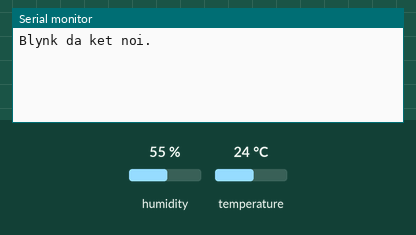
The program below on a simulated ESP32. Shown: the last lines printed to the serial monitor. The inputs (shaded band) are chosen by the test bench; at power-on: humidity 55 %, temperature 24 °C. WiFi joins after 1.5 s; servers stay silent unless stated.

Above: at 3.5 s.
3.6 s: humidity set to 22 %
At 5.3 s:
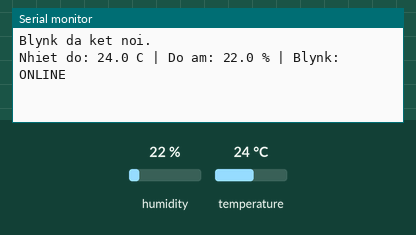
7.8 s: temperature set to 12 °C
At 9.1 s:
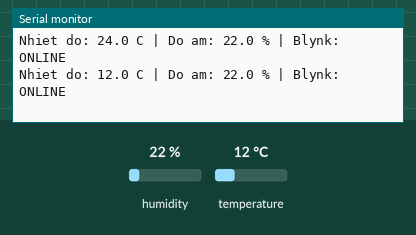
9.3 s: humidity set to 40 %
At 10.8 s:
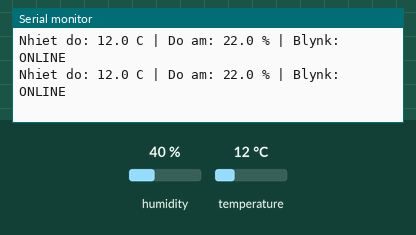

Measured:
- after the input at 3.6 s, the serial monitor: prints a new line after 0.71 s (image 1)
- after the input at 7.8 s, the serial monitor: prints a new line after 0.51 s (image 2)

The program:

main.cpp
```cpp
#define BLYNK_TEMPLATE_ID "TMPL_REPLACE_ME"
#define BLYNK_TEMPLATE_NAME "Lab7 Environment Dashboard"
#define BLYNK_AUTH_TOKEN "REPLACE_WITH_DEVICE_TOKEN"
#define BLYNK_PRINT Serial

#include <Arduino.h>
#include <BlynkSimpleEsp32.h>
#include <DHT.h>

namespace {
constexpr char WIFI_SSID[] = "Wokwi-GUEST";
constexpr char WIFI_PASSWORD[] = "";
constexpr uint8_t DHT_PIN = 15;
constexpr uint8_t DHT_TYPE = DHT22;
constexpr uint32_t SENSOR_INTERVAL_MS = 2000;

DHT dht(DHT_PIN, DHT_TYPE);
BlynkTimer timer;

void publishConnectionState() {
    Blynk.virtualWrite(V2, Blynk.connected() ? "ONLINE" : "OFFLINE");
}

void publishSensorData() {
    if (!Blynk.connected()) {
        Serial.println("Blynk dang offline; chua gui du lieu.");
        return;
    }

    const float temperature = dht.readTemperature();
    const float humidity = dht.readHumidity();

    publishConnectionState();

    if (isnan(temperature) || isnan(humidity)) {
        Serial.println("Khong doc duoc du lieu DHT22.");
        return;
    }

    Blynk.virtualWrite(V0, temperature);
    Blynk.virtualWrite(V1, humidity);

    Serial.printf(
        "Nhiet do: %.1f C | Do am: %.1f %% | Blynk: ONLINE\n",
        temperature,
        humidity
    );
}
}  // namespace

BLYNK_CONNECTED() {
    publishConnectionState();
    Serial.println("Blynk da ket noi.");
}

void setup() {
    Serial.begin(115200);
    delay(500);

    dht.begin();
    Blynk.begin(BLYNK_AUTH_TOKEN, WIFI_SSID, WIFI_PASSWORD);
    timer.setInterval(SENSOR_INTERVAL_MS, publishSensorData);
}

void loop() {
    Blynk.run();
    timer.run();
}
```
